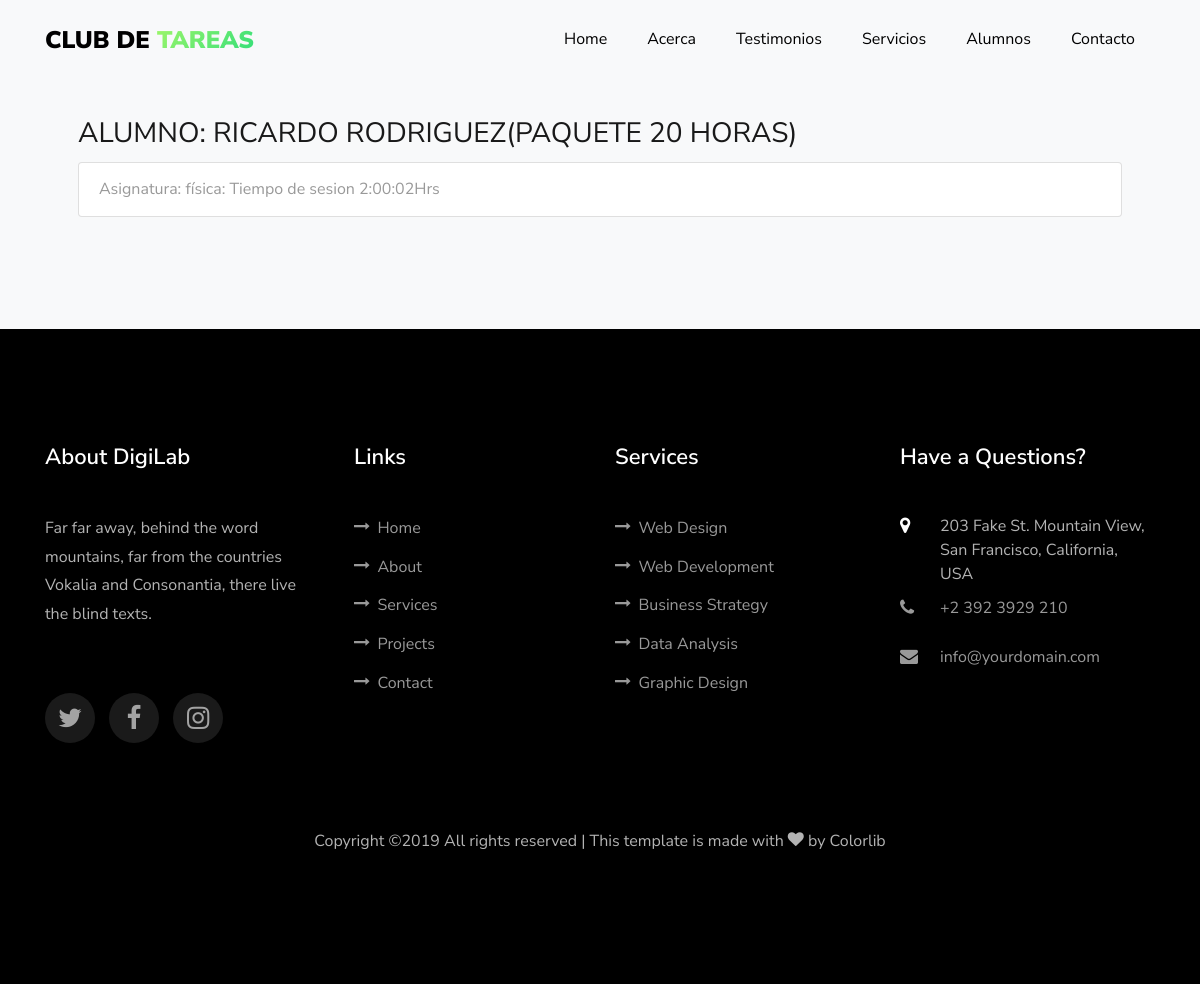
The app's page /alumnos/paquetes/clases/1ca12973-8d82-49ed-8014-b9a5272d0fc0/93abb1aa-99e4-47cf-a56a-4b68f03c20aa/ with its own data.
### app/models.py (models this page shows, shortened)
class Alumno(models.Model):
    id = models.UUIDField(primary_key=True, default=uuid.uuid4, help_text="id del Alumno")
    nombre =  models.CharField(max_length=100)
    apellido = models.CharField(max_length=100)
    NIVEL_STATUS = (
         ('k','Kinder'),
         ('p','Primaria'),
         ('s','Secundaria'),
         ('b','bachillerato'),
         ('u','universidad'))
    nivel_academico = models.CharField(max_length=1,choices=NIVEL_STATUS,blank=True,help_text='Elige el nivel académico del alumno')

class Paquete_Inscrito(models.Model):
     id = models.UUIDField(primary_key=True, default=uuid.uuid4, help_text="id del Paquete")
     alumno = models.ForeignKey('Alumno',on_delete=models.CASCADE,null=True)
     fecha_de_inscripcion = models.DateField(null=True,blank=True)
     horas_consumidas = models.DurationField(default=datetime.timedelta(days=0,hours=0,minutes=0))
     ESTADO_STATUS =(
     (True,'Activo'),
     (False,'Finalizado')
     )
     tipo_de_paquete = models.ForeignKey('Tipo_de_Paquete', on_delete=models.SET_NULL, null=True,help_text='Elige el tipo de paquete del alumno')
     status = models.BooleanField(default=True,choices=ESTADO_STATUS,blank=True,help_text="Elige el estado del paquete")
     class Meta:
         verbose_name = ("Paquete Inscrito")
         verbose_name_plural = ("Paquetes Inscritos")
         ordering = ['alumno__nombre']

class Tipo_de_Paquete(models.Model):
    horas = models.IntegerField(default=1)
    class Meta:
        verbose_name = ("Tipo de Paquete")
        verbose_name_plural = ("Tipos de Paquetes")
    def __str__(self):
        return f'{self.horas} Horas'

class Sesion(models.Model):
    paquete_inscrito = models.ForeignKey('Paquete_Inscrito',related_name="sesiones",on_delete=models.CASCADE,null=True)
    asignatura = models.CharField(max_length=100)
    tiempo_de_inicio = models.DateTimeField(null=True,blank=True)
    tiempo_de_salida = models.DateTimeField(null=True,blank=True)
    observaciones = models.CharField(max_length=200,null=True,blank=True)
    def _get_tiempo_de_sesion(self):
        if self.tiempo_de_salida == None:
            return None
        return self.tiempo_de_salida - self.tiempo_de_inicio
    tiempo_de_sesion = property(_get_tiempo_de_sesion)
    class Meta:
        verbose_name = ("Sesion")
        verbose_name_plural = ("Sesiones")
        ordering = ['-tiempo_de_inicio']

### app/views.py (the view)
# urls.py: path('alumnos/paquetes/clases/<slug:student_id>/<slug:paquete_id>/',views.clases,name='clases'),
def clases(request,student_id,paquete_id):
    student = Alumno.objects.all().get(id=student_id)
    paquete  = Paquete_Inscrito.objects.all().get(id=paquete_id)
    clases = []
    for clase in paquete.sesiones.all() :
        clases.append(clase)
    context = {
        'student':student,
        'clases': clases,
        'paquete':paquete
         }
    return render(request,'app/clases.html',context)

### app/templates/app/clases.html
{% extends 'app/base.html' %}
{% load static %}
{% block content %}
<section class="ftco-section ftco-project bg-light" id="projects-section">
  <div class="container px-md-5">
   <h3 style="text-transform: uppercase">Alumno:  {{ student.nombre }} {{ student.apellido }}(Paquete {{ paquete.tipo_de_paquete }})</h3>
   <ul class="list-group">
     {% for clase in clases %}
     <li class="list-group-item">Asignatura: {{ clase.asignatura }}: Tiempo de sesion {{ clase.tiempo_de_sesion}}Hrs</li>
     {% endfor%}
   </ul>
  </div>
</section>
{% endblock content  %}

### records on screen
Alumno: nombre "RICARDO", apellido "RODRIGUEZ"
Paquete_Inscrito: tipo_de_paquete "20 HORAS"
Sesion: asignatura "física", tiempo_de_sesion "2:00:02"
